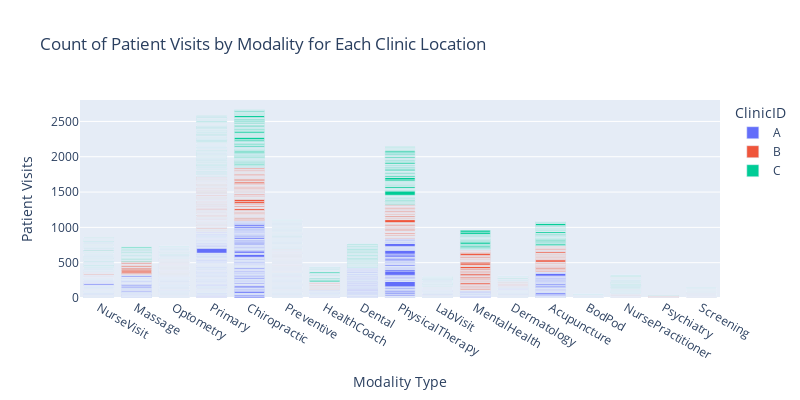

Write notebook code for a chart like this one.
### Code cell
import plotly.express as px



# Create the Plotly Express bar plot
fig = px.bar(data, x="updated_ModalityDSC", y="VisitsCNT", color="ClinicID",
             title="Count of Patient Visits by Modality for Each Clinic Location",
             labels={"updated_ModalityDSC": "Modality Type", "VisitsCNT": "Patient Visits"},
             category_orders={"updated_ModalityDSC": ["A", "B", "C"]},  # Specify order of x-axis categories
             width=800, height=400)

# Show the plot
fig.show()

### Figure 1 — Plotly figure (JSON) as saved in the notebook; plotly's stock layout.template omitted (floating-point values rounded to 4 significant figures; data arrays with more than 128 entries replaced by an {"elided": "..."} marker saying what was removed)
{"data": [{"alignmentgroup": "True", "hovertemplate": "ClinicID=A<br>Modality Type=%{x}<br>Patient Visits=%{y}<extra></extra>", "legendgroup": "A", "marker": {"color": "#636efa", "pattern": {"shape": ""}}, "name": "A", "offsetgroup": "A", "orientation": "v", "showlegend": true, "textposition": "auto", "type": "bar", "x": {"elided": "2262 str values"}, "xaxis": "x", "y": {"elided": "2262 int values"}, "yaxis": "y"}, {"alignmentgroup": "True", "hovertemplate": "ClinicID=B<br>Modality Type=%{x}<br>Patient Visits=%{y}<extra></extra>", "legendgroup": "B", "marker": {"color": "#EF553B", "pattern": {"shape": ""}}, "name": "B", "offsetgroup": "B", "orientation": "v", "showlegend": true, "textposition": "auto", "type": "bar", "x": {"elided": "1747 str values"}, "xaxis": "x", "y": {"elided": "1747 int values"}, "yaxis": "y"}, {"alignmentgroup": "True", "hovertemplate": "ClinicID=C<br>Modality Type=%{x}<br>Patient Visits=%{y}<extra></extra>", "legendgroup": "C", "marker": {"color": "#00cc96", "pattern": {"shape": ""}}, "name": "C", "offsetgroup": "C", "orientation": "v", "showlegend": true, "textposition": "auto", "type": "bar", "x": {"elided": "2371 str values"}, "xaxis": "x", "y": {"elided": "2371 int values"}, "yaxis": "y"}], "layout": {"barmode": "relative", "height": 400, "legend": {"title": {"text": "ClinicID"}, "tracegroupgap": 0}, "title": {"text": "Count of Patient Visits by Modality for Each Clinic Location"}, "width": 800, "xaxis": {"anchor": "y", "categoryarray": ["A", "B", "C"], "categoryorder": "array", "domain": [0, 1], "title": {"text": "Modality Type"}}, "yaxis": {"anchor": "x", "domain": [0, 1], "title": {"text": "Patient Visits"}}}}
